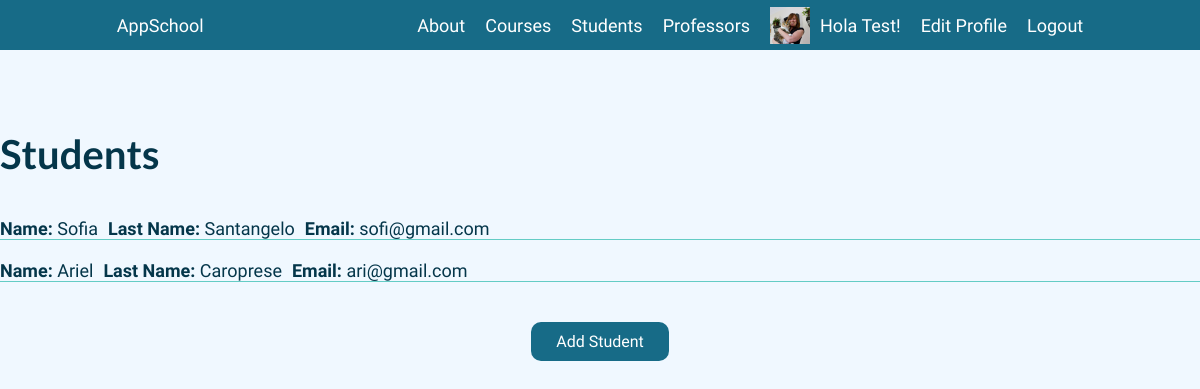
/AppSchool/students (signed in), run on the app's committed database.
### AppSchool/models.py (models this page shows, shortened)
class Avatar(models.Model):
    user = models.OneToOneField(User, on_delete=models.CASCADE, null=True)
    avatar = models.ImageField(upload_to="avatars", null=True, blank=True)
    def __str__(self):
        return f"{settings.MEDIA_URL}{self.avatar}"

class Student(models.Model):
    name = models.CharField(max_length=40)
    lastName = models.CharField(max_length=20)
    email = models.EmailField(max_length=40)

### AppSchool/views.py (the view)
# urls.py: path("students", students, name="Students"),
def students(request, id=None):
    if id:
        findItem = Student.objects.get(id=int(id))
        findItem.delete()
    return render(
        request,
        "AppSchool/students.html",
        {"db": Student.objects.all()},
    )

### AppSchool/context_processors.py (called while the page is built)
def custom_user(request):
    context = auth(request)
    user = context["user"]
    if user.is_authenticated:
        image = Avatar.objects.filter(user=request.user.id)
        imageQty = len(image)
        if imageQty > 0:
            context["avatarUser"] = image[imageQty - 1]
        else:
            context["avatarUser"] = ""
    return context

### AppSchool/templates/AppSchool/students.html (shortened to what this page needs)
{% extends "AppSchool/layout.html" %} {% load static %}
{% block section%}
<section class="page">
  <div class="container">
    <div class="title_container">
      <h3 class="subtitle">Students</h3>
    </div>
    {% if db %} {% for item in db %}
    <div class="list_container">
      <div class="group_container">
        <p class="text text-left"><b>Name:</b> {{item.name}}</p>
        <p class="text text-left"><b>Last Name:</b> {{item.lastName}}</p>
        <p class="text text-left"><b>Email:</b> {{item.email}}</p>
      </div>
    </div>
    {% endfor %} {% endif %}
    <a class="button" href="{% url 'FormStudent' %}">Add Student</a>
  </div>
</section>
{% endblock %}

### AppSchool/templates/AppSchool/layout.html (shortened to what this page needs)
<!DOCTYPE html>
{% load static %}
<html lang="en">
  <head>
    <link href="{% static 'AppSchool/css/style.css' %}" rel="stylesheet" />
  </head>
  <body>
    <nav class="nav">
      <a class="nav_link" href="{% url 'Home' %}">AppSchool</a>
      <ul class="nav_list">
        <li class="nav_item">
          <a class="nav_link" href="{% url 'About' %}">About</a>
        </li>
        <li class="nav_item">
          <a class="nav_link" href="{% url 'Courses' %}">Courses</a>
        </li>
        <li class="nav_item">
          <a class="nav_link" href="{% url 'Students' %}">Students</a>
        </li>
        <li class="nav_item">
          <a class="nav_link" href="{% url 'Professors' %}">Professors</a>
        </li>
        {% if request.user.is_authenticated %}
        <li class="nav_item">
          <div class="user_container">
            {% if avatarUser %}
            <img width="40px" src="{{avatarUser}}" />
            {% endif %}
            <p class="nav_name">Hola {{user.username}}!</p>
          </div>
        </li>
        <li class="nav_item">
          <a class="nav_link" href="{% url 'EditProfile' %}">Edit Profile</a>
        </li>
        <li class="nav_item">
          <a class="nav_link" href="{% url 'Logout' %}">Logout</a>
        </li>
        {% else %}
        <li class="nav_item">
          <a class="nav_link" href="{% url 'Login' %}">Login</a>
        </li>
        {% endif %}
      </ul>
    </nav>
    <section>{% block section %} {% endblock %}</section>
  </body>
</html>

### AppSchool/static/AppSchool/css/style.css (style rules this page uses)
* { padding: 0; margin: 0; box-sizing: border-box; font-family: "Catamaran"; }
.nav { width: 100%; height: 50px; padding: 10px; display: flex; flex-direction: row; justify-content: space-around; align-items: center; background-color: #176b87; }
.nav_list { list-style: none; display: flex; flex-direction: row; justify-content: center; align-items: center; gap: 20px; }
.nav_link { color: black; font-size: 18px; cursor: pointer; text-decoration: none; color: white; }
.nav_name { color: orange; font-size: 18px; text-decoration: none; color: white; }
.page { width: 100%; min-height: calc(100vh - 60px); background-color: aliceblue; }
.container { width: 100%; height: 100%; max-width: 1200px; margin: 0 auto; display: flex; flex-direction: column; justify-content: flex-start; align-items: center; padding: 50px 0; }
.subtitle { color: #04364a; font-size: 40px; font-family: "Lato"; margin: 30px 0; }
.text { color: #04364a; font-size: 18px; }
.text-left { text-align: left; }
.button { padding: 10px 25px; background-color: #176b87; color: white; text-decoration: none; border-radius: 10px; margin: 30px 0; }
.list_container { width: 100%; margin: 10px 0; border-bottom: 1px solid #64ccc5; display: flex; flex-direction: row; justify-content: flex-start; align-items: center; gap: 50px; }
.group_container { width: 100%; display: flex; flex-direction: row; justify-content: flex-start; align-items: center; gap: 10px; }
.title_container { width: 100%; display: flex; flex-direction: row; justify-content: space-between; align-items: center; }
.user_container { display: flex; flex-direction: row; justify-content: center; align-items: center; gap: 10px; }

### data on the page
Avatar: avatar (picture)
Student: name "Sofia", lastName "Santangelo", email "sofi@gmail.com"
Student: name "Ariel", lastName "Caroprese", email "ari@gmail.com"

### other printed values
{{ user.username }} "Test"
